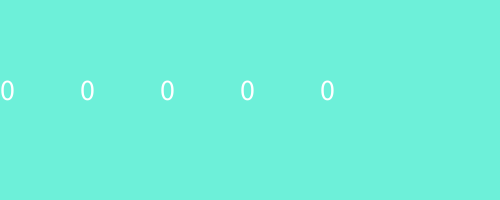
Frame 1 (no input)
Frame 60 (the mouse pressed at the canvas centre just before this capture): identical to frame 1, image omitted
Frame 120 (the mouse held since frame 60 and released just before this capture): identical to frame 1, image omitted

The Processing sketch that drew this single still picture (run headless with seeded random() and noise(); from frame 60 on, the mouse is pressed at the canvas centre):

// Processing sketch: sketch_210527c
// ── sketch_210527c.pde
int []a=new int [47];//Java陣列
void setup(){
   size(500,200);
   textSize(30);
   for(int i=0;i<1000;i++){
    int i1=(int)random(47);
    int i2=(int)random(47);
    int temp=a[i1];a[i1]=a[i2];a[i2]=temp;
  }
}
void draw(){
 background(#6DF0D9);
 for(int i=0;i<5;i++){
  text(a[i],i*80,100); 
 } 
}
